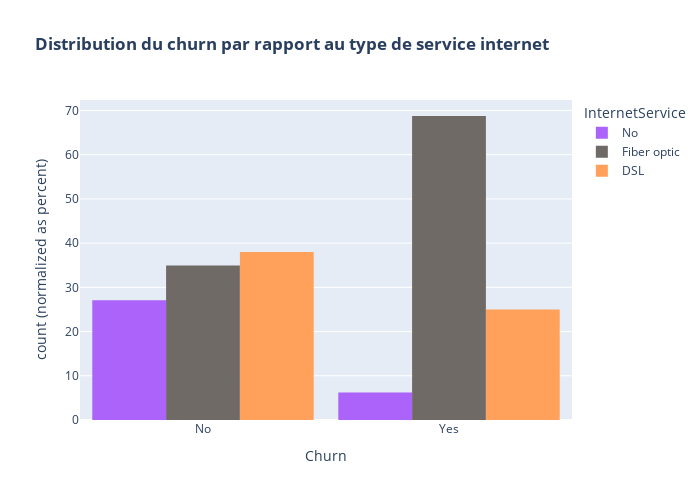

Source (notebook cell):
### Code cell
# Distribution du churn par rapport au service internet
color_map = {"DSL	": "#DFD5CC",
             "Fiber optic": "#6f6a66",
             "No Internet":"#00ffaf"}
fig = px.histogram(df, x="Churn", color="InternetService",barnorm ='percent',barmode="group", title="<b>Distribution du churn par rapport au type de service internet</b>",color_discrete_map=color_map)
fig.update_layout(width=700, height=500, bargap=0.1)
fig.show()
# En normalisant les données en pourcentage, la fibre optique est le type de service internet qui génère le plus de churn.

### Figure 1 — Plotly figure (JSON) as saved in the notebook; plotly's stock layout.template omitted (floating-point values rounded to 4 significant figures; data arrays with more than 128 entries replaced by an {"elided": "..."} marker saying what was removed)
{"data": [{"alignmentgroup": "True", "bingroup": "x", "hovertemplate": "InternetService=No<br>Churn=%{x}<br>count (normalized as percent)=%{y}<extra></extra>", "legendgroup": "No", "marker": {"color": "#ab63fa", "pattern": {"shape": ""}}, "name": "No", "offsetgroup": "No", "orientation": "v", "showlegend": true, "type": "histogram", "x": {"elided": "1291 str values"}, "xaxis": "x", "yaxis": "y"}, {"alignmentgroup": "True", "bingroup": "x", "hovertemplate": "InternetService=Fiber optic<br>Churn=%{x}<br>count (normalized as percent)=%{y}<extra></extra>", "legendgroup": "Fiber optic", "marker": {"color": "#6f6a66", "pattern": {"shape": ""}}, "name": "Fiber optic", "offsetgroup": "Fiber optic", "orientation": "v", "showlegend": true, "type": "histogram", "x": {"elided": "2627 str values"}, "xaxis": "x", "yaxis": "y"}, {"alignmentgroup": "True", "bingroup": "x", "hovertemplate": "InternetService=DSL<br>Churn=%{x}<br>count (normalized as percent)=%{y}<extra></extra>", "legendgroup": "DSL", "marker": {"color": "#FFA15A", "pattern": {"shape": ""}}, "name": "DSL", "offsetgroup": "DSL", "orientation": "v", "showlegend": true, "type": "histogram", "x": {"elided": "2068 str values"}, "xaxis": "x", "yaxis": "y"}], "layout": {"bargap": 0.1, "barmode": "group", "barnorm": "percent", "height": 500, "legend": {"title": {"text": "InternetService"}, "tracegroupgap": 0}, "title": {"text": "<b>Distribution du churn par rapport au type de service internet</b>"}, "width": 700, "xaxis": {"anchor": "y", "domain": [0, 1], "title": {"text": "Churn"}}, "yaxis": {"anchor": "x", "domain": [0, 1], "title": {"text": "count (normalized as percent)"}}}}
